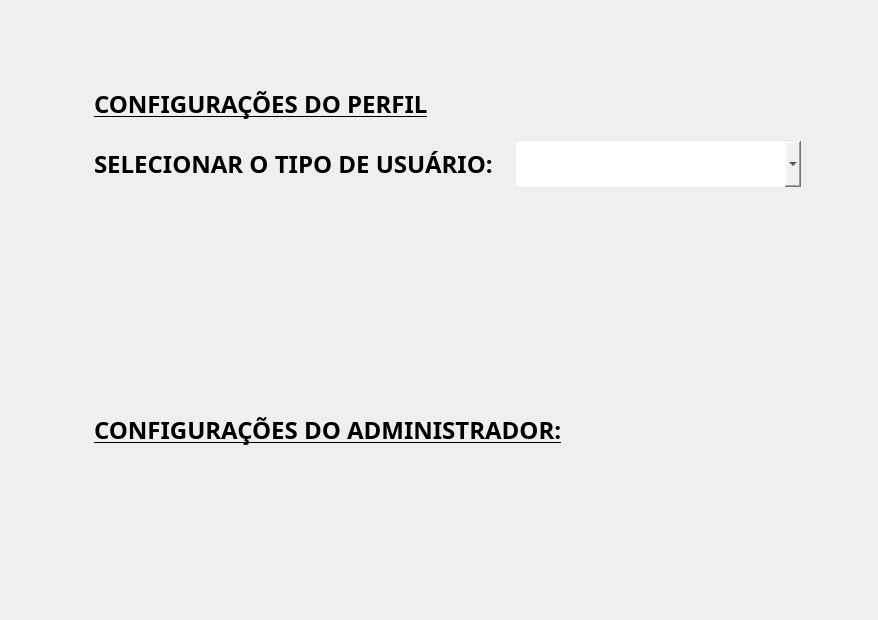
      <widget class="QWidget" name="configurar">
       <property name="styleSheet">
        <string notr="true">border-image: url(&quot;:/imagens/assets/imagens/fundo-azul&quot;);</string>
       </property>
       <layout class="QGridLayout" name="gridLayout_13">
        <item row="8" column="2">
         <spacer name="horizontalSpacer_14">
          <property name="orientation">
           <enum>Qt::Horizontal</enum>
          </property>
          <property name="sizeHint" stdset="0">
           <size>
            <width>40</width>
            <height>20</height>
           </size>
          </property>
         </spacer>
        </item>
        <item row="9" column="4" alignment="Qt::AlignRight|Qt::AlignBottom">
         <widget class="QPushButton" name="pushButton_sair_2">
          <property name="sizePolicy">
           <sizepolicy hsizetype="Fixed" vsizetype="Fixed">
            <horstretch>0</horstretch>
            <verstretch>0</verstretch>
           </sizepolicy>
          </property>
          <property name="cursor">
           <cursorShape>PointingHandCursor</cursorShape>
          </property>
          <property name="styleSheet">
           <string notr="true">QPushButton {
	border-image: url(&quot;:/icones/assets/icones/sair/sair.png&quot;);
	background-color: none;
	border-radius: 2px;
	border: none;
	min-width: 60px;
	min-height: 60px;
}

QPushButton:hover {
	border-image: url(&quot;:/icones/assets/icones/sair/sair-hover.png&quot;);
	background-color: none;
}

QPushButton:pressed {
	border-image: url(&quot;:/icones/assets/icones/sair/sair-hover.png&quot;);
	background-color: none;
}</string>
          </property>
          <property name="text">
           <string/>
          </property>
         </widget>
        </item>
        <item row="8" column="1" alignment="Qt::AlignLeft">
         <widget class="QPushButton" name="pushButton_alterar_senha">
          <property name="sizePolicy">
           <sizepolicy hsizetype="Fixed" vsizetype="Fixed">
            <horstretch>0</horstretch>
            <verstretch>0</verstretch>
           </sizepolicy>
          </property>
          <property name="cursor">
           <cursorShape>PointingHandCursor</cursorShape>
          </property>
          <property name="styleSheet">
           <string notr="true">QPushButton {
	border-image: url(&quot;:/botoes/assets/botoes/configuracoes/senha.png&quot;);
	background-color: none;
	border-radius: 2px;
	border: none;
	min-width: 170px;
	min-height: 80px;
	font-weight: bold;
}

QPushButton:hover {
	border-image: url(&quot;:/botoes/assets/botoes/configuracoes/senha-hover.png&quot;);
	background-color: none;
}

QPushButton:pressed {
	border-image: url(&quot;:/botoes/assets/botoes/configuracoes/senha-hover.png&quot;);
	background-color: none;
}</string>
          </property>
          <property name="text">
           <string/>
          </property>
         </widget>
        </item>
        <item row="2" column="1">
         <widget class="QLabel" name="label_2">
          <property name="font">
           <font>
            <family>Dyuthi</family>
            <pointsize>-1</pointsize>
            <weight>75</weight>
            <bold>true</bold>
            <underline>true</underline>
           </font>
          </property>
          <property name="styleSheet">
           <string notr="true">background-color: none;
border-image: none;
font-weight: bold;
font-size: 24px;
margin: 10px;
color: black;</string>
          </property>
          <property name="text">
           <string>CONFIGURAÇÕES DO PERFIL</string>
          </property>
         </widget>
        </item>
        <item row="5" column="1">
         <widget class="QPushButton" name="pushButton_configurar_perfil">
          <property name="sizePolicy">
           <sizepolicy hsizetype="Fixed" vsizetype="Fixed">
            <horstretch>0</horstretch>
            <verstretch>0</verstretch>
           </sizepolicy>
          </property>
          <property name="cursor">
           <cursorShape>PointingHandCursor</cursorShape>
          </property>
          <property name="styleSheet">
           <string notr="true">QPushButton {
	border-image: url(&quot;:/botoes/assets/botoes/configuracoes/perfil.png&quot;);
	background-color: none;
	border-radius: 2px;
	border: none;
	min-width: 170px;
	min-height: 80px;
	font-weight: bold;
}

QPushButton:hover {
	border-image: url(&quot;:/botoes/assets/botoes/configuracoes/perfil-hover.png&quot;);
	background-color: none;
}

QPushButton:pressed {
	border-image: url(&quot;:/botoes/assets/botoes/configuracoes/perfil-hover.png&quot;);
	background-color: none;
}</string>
          </property>
          <property name="text">
           <string/>
          </property>
         </widget>
        </item>
        <item row="5" column="3">
         <widget class="QPushButton" name="pushButton_salvar_video">
          <property name="cursor">
           <cursorShape>PointingHandCursor</cursorShape>
          </property>
          <property name="styleSheet">
           <string notr="true">QPushButton {
	border-image: url(&quot;:/botoes/assets/botoes/configuracoes/video.png&quot;);
	background-color: none;
	border-radius: 2px;
	border: none;
	min-width: 170px;
	min-height: 80px;
	font-weight: bold;
}

QPushButton:hover {
	border-image: url(&quot;:/botoes/assets/botoes/configuracoes/video-hover.png&quot;);
	background-color: none;
}

QPushButton:pressed {
	border-image: url(&quot;:/botoes/assets/botoes/configuracoes/video-hover.png&quot;);
	background-color: none;
}</string>
          </property>
          <property name="text">
           <string/>
          </property>
         </widget>
        </item>
        <item row="8" column="3">
         <widget class="QPushButton" name="pushButton_gerar_relatorio">
          <property name="cursor">
           <cursorShape>PointingHandCursor</cursorShape>
          </property>
          <property name="styleSheet">
           <string notr="true">QPushButton {
	border-image: url(&quot;:/botoes/assets/botoes/configuracoes/relatorio.png&quot;);
	background-color: none;
	border-radius: 2px;
	border: none;
	min-width: 170px;
	min-height: 80px;
	font-weight: bold;
}

QPushButton:hover {
	border-image: url(&quot;:/botoes/assets/botoes/configuracoes/relatorio-hover.png&quot;);
	background-color: none;
}

QPushButton:pressed {
	border-image: url(&quot;:/botoes/assets/botoes/configuracoes/relatorio-hover.png&quot;);
	background-color: none;
}</string>
          </property>
          <property name="text">
           <string/>
          </property>
         </widget>
        </item>
        <item row="6" column="1">
         <spacer name="verticalSpacer_16">
          <property name="orientation">
           <enum>Qt::Vertical</enum>
          </property>
          <property name="sizeType">
           <enum>QSizePolicy::MinimumExpanding</enum>
          </property>
          <property name="sizeHint" stdset="0">
           <size>
            <width>20</width>
            <height>120</height>
           </size>
          </property>
         </spacer>
        </item>
        <item row="9" column="1">
         <spacer name="verticalSpacer_15">
          <property name="orientation">
           <enum>Qt::Vertical</enum>
          </property>
          <property name="sizeType">
           <enum>QSizePolicy::Expanding</enum>
          </property>
          <property name="sizeHint" stdset="0">
           <size>
            <width>20</width>
            <height>40</height>
           </size>
          </property>
         </spacer>
        </item>
        <item row="5" column="2">
         <spacer name="horizontalSpacer_15">
          <property name="orientation">
           <enum>Qt::Horizontal</enum>
          </property>
          <property name="sizeHint" stdset="0">
           <size>
            <width>40</width>
            <height>20</height>
           </size>
          </property>
         </spacer>
        </item>
        <item row="0" column="0" alignment="Qt::AlignLeft|Qt::AlignTop">
         <widget class="QPushButton" name="pushButton_inicio_configurar">
          <property name="sizePolicy">
           <sizepolicy hsizetype="Fixed" vsizetype="Fixed">
            <horstretch>0</horstretch>
            <verstretch>0</verstretch>
           </sizepolicy>
          </property>
          <property name="minimumSize">
           <size>
            <width>60</width>
            <height>60</height>
           </size>
          </property>
          <property name="cursor">
           <cursorShape>PointingHandCursor</cursorShape>
          </property>
          <property name="styleSheet">
           <string notr="true">QPushButton {
	border-image: url(&quot;:/icones/assets/icones/pagina-inicial/pagina-inicial.png&quot;);
	background-color: none;
	border-radius: 2px;
	border: none;
	min-width: 60px;
	min-height: 60px;
}

QPushButton:hover {
	border-image: url(&quot;:/icones/assets/icones/pagina-inicial/pagina-inicial-hover.png&quot;);
	background-color: none;
}

QPushButton:pressed {
	border-image: url(&quot;:/icones/assets/icones/pagina-inicial/pagina-inicial-hover.png&quot;);
	background-color: none;
}</string>
          </property>
          <property name="text">
           <string/>
          </property>
         </widget>
        </item>
        <item row="5" column="4">
         <spacer name="horizontalSpacer_12">
          <property name="orientation">
           <enum>Qt::Horizontal</enum>
          </property>
          <property name="sizeHint" stdset="0">
           <size>
            <width>40</width>
            <height>20</height>
           </size>
          </property>
         </spacer>
        </item>
        <item row="5" column="0">
         <spacer name="horizontalSpacer_13">
          <property name="orientation">
           <enum>Qt::Horizontal</enum>
          </property>
          <property name="sizeHint" stdset="0">
           <size>
            <width>40</width>
            <height>20</height>
           </size>
          </property>
         </spacer>
        </item>
        <item row="4" column="1" colspan="3">
         <layout class="QHBoxLayout" name="horizontalLayout_12">
          <item>
           <widget class="QLabel" name="label_3">
            <property name="font">
             <font>
              <family>Dyuthi</family>
              <pointsize>-1</pointsize>
              <weight>75</weight>
              <bold>true</bold>
             </font>
            </property>
            <property name="styleSheet">
             <string notr="true">background-color: none;
border-image: none;
font-weight: bold;
font-size: 24px;
margin: 10px;
color: black;</string>
            </property>
            <property name="text">
             <string>SELECIONAR O TIPO DE USUÁRIO:</string>
            </property>
           </widget>
          </item>
          <item>
           <widget class="QComboBox" name="comboBox_configurar_perfis">
            <property name="font">
             <font>
              <family>Dyuthi</family>
              <pointsize>-1</pointsize>
             </font>
            </property>
            <property name="cursor">
             <cursorShape>PointingHandCursor</cursorShape>
            </property>
            <property name="styleSheet">
             <string notr="true">QComboBox{
	min-width: 120px;
	min-height: 40px;
	border-image: none;
	background-color: none;
	border: none;
	border-radius: 5px;
	padding: 3px;
	font-size: 22px; 
}

QComboBox::drop-down {
		background-color: #74b9f4;
		border-image: none;
		border-bottom-right-radius: 3px;
		border-top-right-radius: 3px;
		border-left-width: 0px;
		subcontrol-origin: padding;
    	subcontrol-position: top right;
		width: 40px;
		border-radius: 5px;
}

QComboBox::drop-down:hover{
	background-color: #507be4;
}

QComboBox::down-arrow {
	width: 30px;
	height:30px;
	image: url(&quot;:/icones/assets/icones/seta/baixo/seta-baixo-preto.png&quot;);
}

QComboBox::item{
	height: 30px;
	color: black;
	text-align: center;
	background-color: white;
	border: none;
	padding: 0;
	margin: 0;
}

QComboBox::item:selected{
	background-color: #74b9f4;
	border-image: none;
}
</string>
            </property>
           </widget>
          </item>
         </layout>
        </item>
        <item row="0" column="4" alignment="Qt::AlignRight|Qt::AlignTop">
         <widget class="QPushButton" name="pushButton_sobre">
          <property name="sizePolicy">
           <sizepolicy hsizetype="Fixed" vsizetype="Fixed">
            <horstretch>0</horstretch>
            <verstretch>0</verstretch>
           </sizepolicy>
          </property>
          <property name="cursor">
           <cursorShape>PointingHandCursor</cursorShape>
          </property>
          <property name="styleSheet">
           <string notr="true">QPushButton {
	border-image: url(&quot;:/icones/assets/icones/informacoes/informacoes.png&quot;);
	background-color: none;
	border-radius: 2px;
	border: none;
	min-width: 60px;
	min-height: 60px;
}

QPushButton:hover {
	border-image: url(&quot;:/icones/assets/icones/informacoes/informacoes-hover.png&quot;);
	background-color: none;
}

QPushButton:pressed {
	border-image: url(&quot;:/icones/assets/icones/informacoes/informacoes-hover.png&quot;);
	background-color: none;
}</string>
          </property>
          <property name="text">
           <string/>
          </property>
         </widget>
        </item>
        <item row="7" column="1">
         <widget class="QLabel" name="label_4">
          <property name="font">
           <font>
            <family>Dyuthi</family>
            <pointsize>-1</pointsize>
            <weight>75</weight>
            <bold>true</bold>
            <underline>true</underline>
           </font>
          </property>
          <property name="styleSheet">
           <string notr="true">background-color: none;
border-image: none;
font-weight: bold;
font-size: 24px;
margin: 10px;
color: black;</string>
          </property>
          <property name="frameShape">
           <enum>QFrame::NoFrame</enum>
          </property>
          <property name="text">
           <string>CONFIGURAÇÕES DO ADMINISTRADOR:</string>
          </property>
          <property name="wordWrap">
           <bool>false</bool>
          </property>
         </widget>
        </item>
       </layout>
      </widget>
